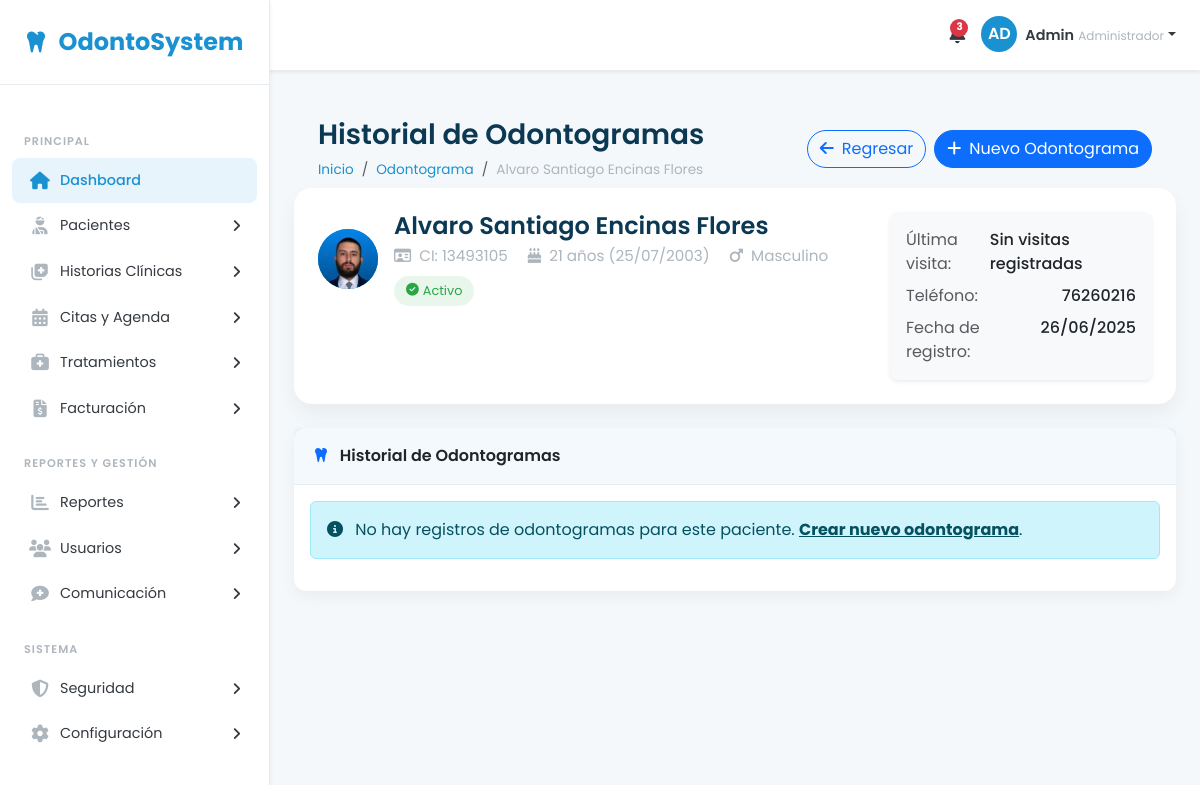
Before: /historias-clinicas/odontograma/paciente/2/ (signed in) with the older database file.
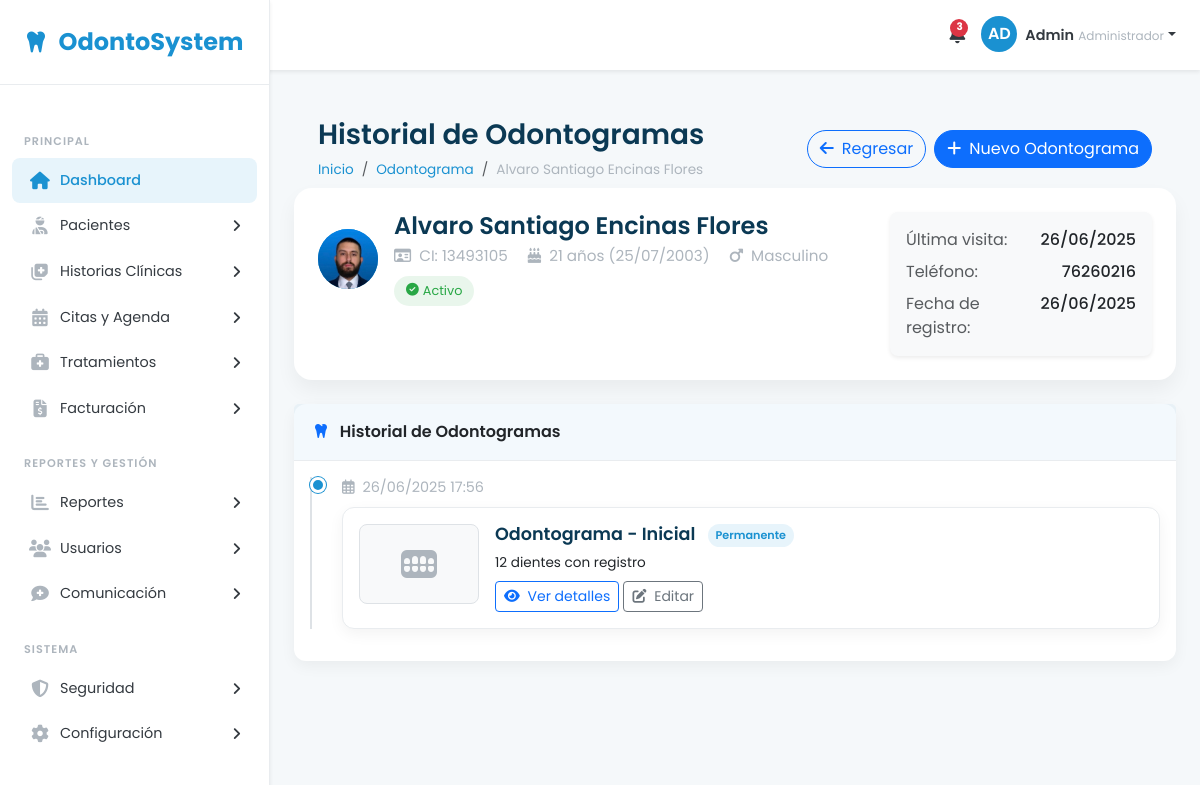
After: the same page with the newer database file.
### apps/pacientes/models.py (models this page shows, shortened)
class Paciente(models.Model):
    GENERO_CHOICES = [
        ('masculino', 'Masculino'),
        ('femenino', 'Femenino'),
        ('otro', 'Otro'),
    ]
    ESTADO_CHOICES = [
        ('activo', 'Activo'),
        ('inactivo', 'Inactivo'),
        ('tratamiento', 'En Tratamiento'),
        ('moroso', 'Moroso'),
    ]
    PARENTESCO_CHOICES = [
        ('padre', 'Padre'),
        ('madre', 'Madre'),
        ('hermano', 'Hermano/a'),
        ('hijo', 'Hijo/a'),
        ('pareja', 'Cónyuge/Pareja'),
        ('amigo', 'Amigo/a'),
        ('otro', 'Otro'),
    ]
    GRUPO_SANGUINEO_CHOICES = [
        ('A+', 'A+'),
        ('A-', 'A-'),
        ('B+', 'B+'),
        ('B-', 'B-'),
        ('AB+', 'AB+'),
        ('AB-', 'AB-'),
        ('O+', 'O+'),
        ('O-', 'O-'),
        ('desconocido', 'Desconocido'),
    ]
    COMO_LOCALIZO_CHOICES = [
        ('referencia', 'Me envió alguien'),
        ('redes_sociales', 'Redes Sociales'),
        ('publicidad', 'Publicidad/Anuncios'),
        ('internet', 'Búsqueda en Internet'),
        ('pasaba_por_aqui', 'Pasaba por aquí'),
        ('recomendacion', 'Recomendación profesional'),
        ('otro', 'Otro'),
    ]
    nombres = models.CharField(max_length=100)
    apellidos = models.CharField(max_length=100)
    ci = models.CharField(max_length=20, unique=True, verbose_name="Cédula de Identidad")
    fecha_nacimiento = models.DateField()
    genero = models.CharField(max_length=20, choices=GENERO_CHOICES)
    foto = models.ImageField(upload_to=patient_photo_path, blank=True, null=True)
    telefono = models.CharField(max_length=20)
    email = models.EmailField(blank=True, null=True)
    direccion = models.TextField()
    ciudad = models.CharField(max_length=100)
    departamento = models.CharField(max_length=100)
    pais = models.CharField(max_length=100, default='Bolivia')
    emergencia_nombre = models.CharField(max_length=200)
    emergencia_telefono = models.CharField(max_length=20)
    emergencia_parentesco = models.CharField(max_length=20, choices=PARENTESCO_CHOICES)
    grupo_sanguineo = models.CharField(max_length=20, choices=GRUPO_SANGUINEO_CHOICES, blank=True, null=True)
    medicamentos = models.TextField(blank=True, null=True)
    alergias = models.TextField(blank=True, null=True)
    enfermedades_cronicas = models.TextField(blank=True, null=True)
    tiene_seguro = models.BooleanField(default=False)
    seguro_compania = models.CharField(max_length=100, blank=True, null=True)
    seguro_poliza = models.CharField(max_length=100, blank=True, null=True)
    seguro_cobertura = models.TextField(blank=True, null=True)
    observaciones = models.TextField(blank=True, null=True)
    ocupacion = models.CharField(max_length=100, blank=True, null=True, verbose_name="Ocupación")
    vacuna_covid = models.BooleanField(default=False, verbose_name="Vacuna contra COVID-19")
    como_localizo = models.CharField(
        max_length=50,
        choices=COMO_LOCALIZO_CHOICES,
        blank=True,
        null=True,
        verbose_name="¿Cómo nos localizó?"
    )
    como_localizo_detalle = models.CharField(
        max_length=200,
        blank=True,
        null=True,
        verbose_name="Detalles adicionales"
    )
    estado = models.CharField(max_length=20, choices=ESTADO_CHOICES, default='activo')
    fecha_registro = models.DateField(default=timezone.now)
    ultima_visita = models.DateField(blank=True, null=True)
    consentimiento_datos = models.BooleanField(default=False)
    creado_en = models.DateTimeField(auto_now_add=True)
    actualizado_en = models.DateTimeField(auto_now=True)
    class Meta:
        verbose_name = "Paciente"
        verbose_name_plural = "Pacientes"
        ordering = ['-fecha_registro']
    def get_edad(self):
        today = timezone.now().date()
        return today.year - self.fecha_nacimiento.year - (
            (today.month, today.day) < (self.fecha_nacimiento.month, self.fecha_nacimiento.day)
        )
    def get_nombre_completo(self):
        return f"{self.nombres} {self.apellidos}"

### apps/historias_clinicas/models.py (models this page shows, shortened)
class HistoriaBase(models.Model):
    paciente = models.ForeignKey(Paciente, on_delete=models.CASCADE, related_name="%(class)ss")
    fecha = models.DateTimeField(default=timezone.now)
    doctor = models.ForeignKey(User, on_delete=models.PROTECT, related_name="%(class)ss")
    observaciones = models.TextField(blank=True, null=True)
    creado_el = models.DateTimeField(auto_now_add=True)
    modificado_el = models.DateTimeField(auto_now=True)
    class Meta:
        abstract = True
        ordering = ['-fecha']

class Odontograma(HistoriaBase):
    TIPO_OPCIONES = [
        ('inicial', 'Inicial'),
        ('control', 'Control'),
        ('final', 'Final')
    ]
    DENTICION_OPCIONES = [
        ('permanente', 'Permanente'),
        ('temporal', 'Temporal'),
        ('mixta', 'Mixta')
    ]
    tipo = models.CharField(max_length=20, choices=TIPO_OPCIONES, default='inicial')
    denticion = models.CharField(max_length=20, choices=DENTICION_OPCIONES, default='permanente')
    datos_odontograma = models.JSONField(blank=True, null=True, help_text="Datos del odontograma en formato JSON")
    notas_tratamiento = models.TextField(blank=True, null=True)
    class Meta:
        verbose_name = "Odontograma"
        verbose_name_plural = "Odontogramas"

### apps/historias_clinicas/views.py (the view)
# urls.py: path('odontograma/paciente/<int:paciente_id>/', views.historial_odontograma, name='historial_odontograma'),
@login_required
def historial_odontograma(request, paciente_id):
    paciente = get_object_or_404(Paciente, id=paciente_id)
    odontogramas_list = Odontograma.objects.filter(paciente=paciente).order_by('-fecha')
    context = {
        'paciente': paciente,
        'odontogramas_list': odontogramas_list,
    }
    return render(request, 'historias_clinicas/historial_odontograma.html', context)

### apps/historias_clinicas/templates/historias_clinicas/historial_odontograma.html (shortened to what the changed rows need)
{% extends 'base.html' %}
{% block content %}
<div class="page-header d-flex justify-content-between align-items-center">
    <div>
        <h1 class="mb-2">Historial de Odontogramas</h1>
        <nav aria-label="breadcrumb">
            <ol class="breadcrumb">
                <li class="breadcrumb-item"><a href="{% url 'dashboard' %}">Inicio</a></li>
                <li class="breadcrumb-item"><a href="{% url 'historias_clinicas:lista_pacientes_odontograma' %}">Odontograma</a></li>
                <li class="breadcrumb-item active" aria-current="page">{{ paciente.get_nombre_completo }}</li>
            </ol>
        </nav>
    </div>
</div>
<div class="history-header">
    <div class="row">
        <div class="col-md-8">
            <div class="patient-info">
                <div class="patient-avatar">
                    {% if paciente.foto %}
                        <img src="{{ paciente.foto.url }}" alt="{{ paciente.get_nombre_completo }}">
                    {% else %}
                        {{ paciente.get_iniciales }}
                    {% endif %}
                </div>
                <div>
                    <h2 class="patient-name">{{ paciente.get_nombre_completo }}</h2>
                    <div class="patient-details mb-2">
                        <span class="me-3"><i class="far fa-id-card me-1"></i> CI: {{ paciente.ci }}</span>
                        <span class="me-3"><i class="fas fa-birthday-cake me-1"></i> {{ paciente.get_edad }} años ({{ paciente.fecha_nacimiento|date:"d/m/Y" }})</span>
                        <span><i class="fas fa-{% if paciente.genero == 'masculino' %}mars{% elif paciente.genero == 'femenino' %}venus{% else %}genderless{% endif %} me-1"></i> {{ paciente.get_genero_display }}</span>
                    </div>
                    <div>
                        <span class="badge-status
                            {% if paciente.estado == 'activo' %}badge-active
                            {% elif paciente.estado == 'inactivo' %}badge-inactive
                            {% elif paciente.estado == 'tratamiento' %}badge-treatment
                            {% elif paciente.estado == 'moroso' %}badge-defaulter{% endif %}">
                            <i class="fas fa-{% if paciente.estado == 'activo' %}check-circle{% elif paciente.estado == 'inactivo' %}user-slash{% elif paciente.estado == 'tratamiento' %}procedures{% else %}exclamation-circle{% endif %} me-1"></i>
                            {{ paciente.get_estado_display }}
                        </span>
                    </div>
                </div>
            </div>
        </div>
        <div class="col-md-4 mt-3 mt-md-0">
            <div class="card h-100 border-0 bg-light">
                <div class="card-body">
                    <div class="d-flex justify-content-between mb-2">
                        <span class="text-muted">Última visita:</span>
                        <span class="fw-medium">{{ paciente.ultima_visita|date:"d/m/Y"|default:"Sin visitas registradas" }}</span>
                    </div>
                    <div class="d-flex justify-content-between mb-2">
                        <span class="text-muted">Teléfono:</span>
                        <span class="fw-medium">{{ paciente.telefono }}</span>
                    </div>
                    <div class="d-flex justify-content-between">
                        <span class="text-muted">Fecha de registro:</span>
                        <span class="fw-medium">{{ paciente.fecha_registro|date:"d/m/Y" }}</span>
                    </div>
                </div>
            </div>
        </div>
    </div>
</div>
<div class="card history-card mb-4">
    <div class="card-body">
        {% if odontogramas_list %}
            <div class="timeline">
                {% for odontograma in odontogramas_list %}
                    <div class="timeline-item">
                        <div class="timeline-date">
                            <i class="far fa-calendar-alt me-1"></i> {{ odontograma.fecha|date:"d/m/Y H:i" }}
                        </div>
                        <div class="card timeline-card">
                            <div class="card-body">
                                <div class="d-flex">
                                    <div class="odontogram-thumbnail">
                                        <i class="fas fa-teeth"></i>
                                    </div>
                                    <div class="flex-grow-1">
                                        <h5 class="card-title">
                                            Odontograma - {{ odontograma.get_tipo_display }}
                                            <span class="dentition-badge">{{ odontograma.get_denticion_display }}</span>
                                        </h5>
                                        <div class="tooth-count mb-2">
                                            {% with diente_count=odontograma.dientes.count %}
                                                {% if diente_count > 0 %}
                                                    <div class="mb-2">
                                                        {{ diente_count }} dientes con registro
                                                    </div>
                                                {% endif %}
                                            {% endwith %}
                                        </div>
                                        <div class="mt-2">
                                            <a href="{% url 'historias_clinicas:detalle_odontograma' paciente.id odontograma.id %}" class="btn btn-sm btn-outline-primary">
                                                <i class="fas fa-eye me-1"></i> Ver detalles
                                            </a>
                                            <a href="{% url 'historias_clinicas:editar_odontograma' paciente.id odontograma.id %}" class="btn btn-sm btn-outline-secondary">
                                                <i class="fas fa-edit me-1"></i> Editar
                                            </a>
                                        </div>
                                    </div>
                                </div>
                            </div>
                        </div>
                    </div>
                {% endfor %}
            </div>
        {% else %}
            <div class="alert alert-info">
                <i class="fas fa-info-circle me-2"></i> No hay registros de odontogramas para este paciente.
                <a href="{% url 'historias_clinicas:nuevo_odontograma' paciente.id %}" class="alert-link">Crear nuevo odontograma</a>.
            </div>
        {% endif %}
    </div>
</div>
{% endblock %}

Changed rows visible on the page:
changed Paciente "Alvaro Santiago Encinas Flores": ultima_visita "Sin visitas registradas" → "26/06/2025"
added Odontograma: fecha "26/06/2025 17:56", tipo "Inicial", denticion "Permanente", dientes.count "12"
Other visible differences:
text no longer shown: "No hay registros de odontogramas para este paciente. Crear nuevo odontograma ."
